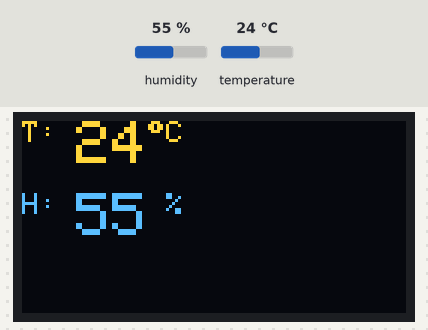
This sketch was run on a simulated Arduino Uno, built with avr-gcc and run on an emulated ATmega328P. On the bench: 128×64 one-colour display. The inputs (shaded band) are chosen by the test bench; at power-on: humidity 55 %, temperature 24 °C. The OLED is the two-colour kind (top 16 rows yellow).

Above: at 1.9 s.
2.0 s: humidity set to 22 %
At 3.3 s:
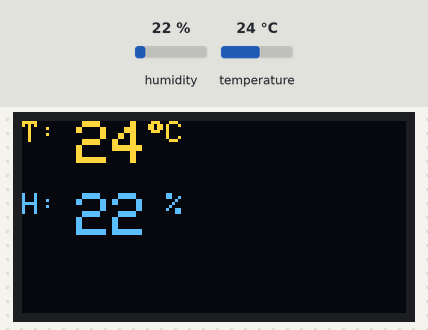
3.7 s: temperature set to 12 °C
At 5.0 s:
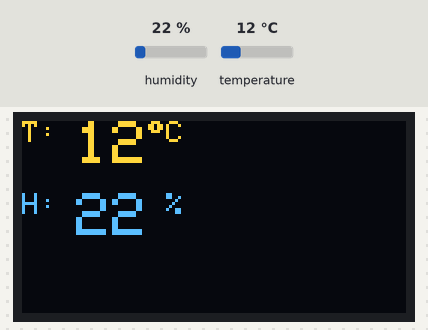
5.8 s: humidity set to 40 %
At 6.8 s:
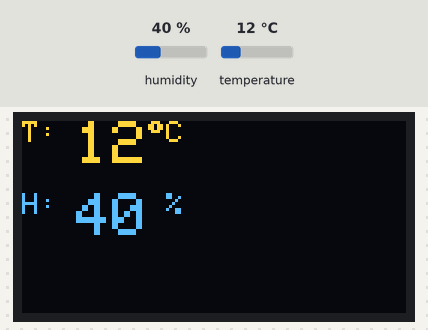
8.0 s: temperature set to 19 °C
At 9.7 s:
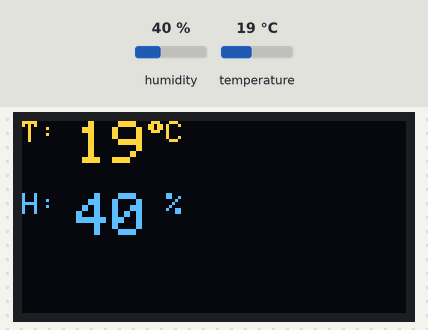
Timing chart, 0 to 11.1 s (numbered marks = the images above; inputs shaded):
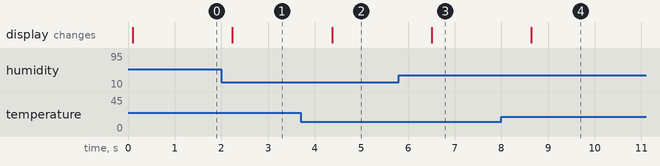

Measured:
- after the input at 2.0 s, the display: changes after 0.24 s (image 1)
- after the input at 3.7 s, the display: changes after 0.67 s (image 2)
- after the input at 5.8 s, the display: changes after 0.71 s (image 3)
- after the input at 8.0 s, the display: changes after 0.64 s (image 4)

The sketch:

wemosd1iniProject_Adafruit.ino
```cpp
#include <Wire.h>
#include <Adafruit_GFX.h>
#include <Adafruit_SSD1306.h>
#include <WEMOS_SHT3X.h>

SHT3X sht30(0x45);

#define OLED_RESET 0  // GPIO0
Adafruit_SSD1306 display(OLED_RESET);


void setup()
{
  display.begin(SSD1306_SWITCHCAPVCC, 0x3C);
}

void loop() {


  display.clearDisplay();
  display.invertDisplay(0);
  display.setTextSize(1);
  display.setCursor(0, 0);
  display.setTextColor(INVERSE);

  if(sht30.get()==0){
    display.print("T: ");
    display.setTextSize(2);
    display.print((int)sht30.cTemp);
    display.setTextSize(1);
    display.print((char)247);
    display.println("C");
    display.setTextSize(2);
    display.println();

    display.setTextSize(1);
    display.print("H: ");
    display.setTextSize(2);
    display.print((int)sht30.humidity);
    display.setTextSize(1);
    display.println(" %");
  }
  else
  {
    display.println("Error!");
  }
  display.display();
  delay(1000);

}
```
